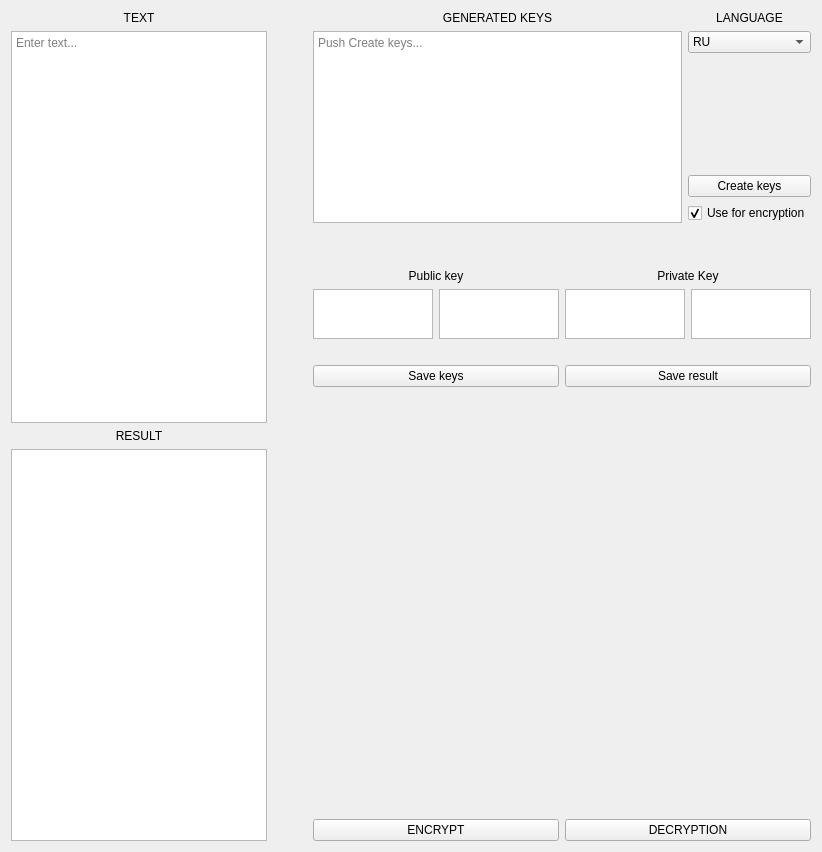
      <widget class="QWidget" name="RSA">
       <property name="focusPolicy">
        <enum>Qt::StrongFocus</enum>
       </property>
       <attribute name="title">
        <string>Страница</string>
       </attribute>
       <layout class="QGridLayout" name="gridLayout_6">
        <item row="0" column="0">
         <layout class="QHBoxLayout" name="horizontalLayout_17">
          <item>
           <layout class="QVBoxLayout" name="verticalLayout_40">
            <item>
             <layout class="QVBoxLayout" name="verticalLayout_15">
              <item>
               <widget class="QLabel" name="la_Rsa_text">
                <property name="text">
                 <string>TEXT</string>
                </property>
                <property name="alignment">
                 <set>Qt::AlignCenter</set>
                </property>
               </widget>
              </item>
              <item>
               <widget class="QTextEdit" name="te_Rsa_in">
                <property name="sizePolicy">
                 <sizepolicy hsizetype="Expanding" vsizetype="Expanding">
                  <horstretch>0</horstretch>
                  <verstretch>0</verstretch>
                 </sizepolicy>
                </property>
                <property name="minimumSize">
                 <size>
                  <width>0</width>
                  <height>0</height>
                 </size>
                </property>
                <property name="maximumSize">
                 <size>
                  <width>16777215</width>
                  <height>16777215</height>
                 </size>
                </property>
                <property name="focusPolicy">
                 <enum>Qt::ClickFocus</enum>
                </property>
                <property name="placeholderText">
                 <string>Enter text...</string>
                </property>
               </widget>
              </item>
             </layout>
            </item>
            <item>
             <layout class="QVBoxLayout" name="verticalLayout_16">
              <item>
               <widget class="QLabel" name="la_Rsa_res">
                <property name="text">
                 <string>RESULT</string>
                </property>
                <property name="alignment">
                 <set>Qt::AlignCenter</set>
                </property>
               </widget>
              </item>
              <item>
               <widget class="QTextEdit" name="te_Rsa_out">
                <property name="sizePolicy">
                 <sizepolicy hsizetype="Expanding" vsizetype="Expanding">
                  <horstretch>0</horstretch>
                  <verstretch>0</verstretch>
                 </sizepolicy>
                </property>
                <property name="minimumSize">
                 <size>
                  <width>0</width>
                  <height>0</height>
                 </size>
                </property>
                <property name="maximumSize">
                 <size>
                  <width>16777215</width>
                  <height>16777215</height>
                 </size>
                </property>
                <property name="focusPolicy">
                 <enum>Qt::ClickFocus</enum>
                </property>
                <property name="textInteractionFlags">
                 <set>Qt::TextSelectableByKeyboard|Qt::TextSelectableByMouse</set>
                </property>
               </widget>
              </item>
             </layout>
            </item>
           </layout>
          </item>
          <item>
           <spacer name="horizontalSpacer">
            <property name="orientation">
             <enum>Qt::Horizontal</enum>
            </property>
            <property name="sizeType">
             <enum>QSizePolicy::Fixed</enum>
            </property>
            <property name="sizeHint" stdset="0">
             <size>
              <width>40</width>
              <height>20</height>
             </size>
            </property>
           </spacer>
          </item>
          <item>
           <layout class="QVBoxLayout" name="verticalLayout_39">
            <item>
             <layout class="QVBoxLayout" name="verticalLayout_24">
              <item>
               <layout class="QHBoxLayout" name="horizontalLayout_16">
                <item>
                 <layout class="QVBoxLayout" name="verticalLayout_17">
                  <item>
                   <widget class="QLabel" name="la_Rsa_genKey">
                    <property name="sizePolicy">
                     <sizepolicy hsizetype="Preferred" vsizetype="Preferred">
                      <horstretch>0</horstretch>
                      <verstretch>0</verstretch>
                     </sizepolicy>
                    </property>
                    <property name="maximumSize">
                     <size>
                      <width>16777215</width>
                      <height>30</height>
                     </size>
                    </property>
                    <property name="text">
                     <string>GENERATED KEYS</string>
                    </property>
                    <property name="alignment">
                     <set>Qt::AlignCenter</set>
                    </property>
                   </widget>
                  </item>
                  <item>
                   <widget class="QTextEdit" name="te_Rsa_genKey">
                    <property name="sizePolicy">
                     <sizepolicy hsizetype="Expanding" vsizetype="Expanding">
                      <horstretch>0</horstretch>
                      <verstretch>0</verstretch>
                     </sizepolicy>
                    </property>
                    <property name="maximumSize">
                     <size>
                      <width>16777215</width>
                      <height>16777215</height>
                     </size>
                    </property>
                    <property name="focusPolicy">
                     <enum>Qt::ClickFocus</enum>
                    </property>
                    <property name="layoutDirection">
                     <enum>Qt::LeftToRight</enum>
                    </property>
                    <property name="textInteractionFlags">
                     <set>Qt::TextSelectableByKeyboard|Qt::TextSelectableByMouse</set>
                    </property>
                    <property name="placeholderText">
                     <string>Push Create keys...</string>
                    </property>
                   </widget>
                  </item>
                 </layout>
                </item>
                <item>
                 <layout class="QVBoxLayout" name="verticalLayout_22">
                  <item>
                   <layout class="QVBoxLayout" name="verticalLayout_21">
                    <item>
                     <widget class="QLabel" name="la_Rsa_lanq">
                      <property name="sizePolicy">
                       <sizepolicy hsizetype="Preferred" vsizetype="Preferred">
                        <horstretch>0</horstretch>
                        <verstretch>0</verstretch>
                       </sizepolicy>
                      </property>
                      <property name="text">
                       <string>LANGUAGE</string>
                      </property>
                      <property name="alignment">
                       <set>Qt::AlignCenter</set>
                      </property>
                     </widget>
                    </item>
                    <item>
                     <widget class="QComboBox" name="cb_Rsa_lanq">
                      <property name="sizePolicy">
                       <sizepolicy hsizetype="Preferred" vsizetype="Fixed">
                        <horstretch>0</horstretch>
                        <verstretch>0</verstretch>
                       </sizepolicy>
                      </property>
                      <property name="styleSheet">
                       <string notr="true"/>
                      </property>
                      <property name="currentIndex">
                       <number>0</number>
                      </property>
                      <property name="sizeAdjustPolicy">
                       <enum>QComboBox::AdjustToContents</enum>
                      </property>
                      <item>
                       <property name="text">
                        <string>RU</string>
                       </property>
                      </item>
                      <item>
                       <property name="text">
                        <string>ENG</string>
                       </property>
                      </item>
                      <item>
                       <property name="text">
                        <string>RU+ENG</string>
                       </property>
                      </item>
                     </widget>
                    </item>
                    <item>
                     <spacer name="verticalSpacer_14">
                      <property name="orientation">
                       <enum>Qt::Vertical</enum>
                      </property>
                      <property name="sizeType">
                       <enum>QSizePolicy::Expanding</enum>
                      </property>
                      <property name="sizeHint" stdset="0">
                       <size>
                        <width>20</width>
                        <height>40</height>
                       </size>
                      </property>
                     </spacer>
                    </item>
                   </layout>
                  </item>
                  <item>
                   <layout class="QVBoxLayout" name="verticalLayout_18">
                    <item>
                     <spacer name="verticalSpacer_13">
                      <property name="orientation">
                       <enum>Qt::Vertical</enum>
                      </property>
                      <property name="sizeType">
                       <enum>QSizePolicy::Fixed</enum>
                      </property>
                      <property name="sizeHint" stdset="0">
                       <size>
                        <width>20</width>
                        <height>20</height>
                       </size>
                      </property>
                     </spacer>
                    </item>
                    <item>
                     <widget class="QPushButton" name="pb_Rsa_genKey">
                      <property name="focusPolicy">
                       <enum>Qt::ClickFocus</enum>
                      </property>
                      <property name="text">
                       <string>Create keys</string>
                      </property>
                     </widget>
                    </item>
                    <item>
                     <widget class="QCheckBox" name="cb_Rsa_KeysAutoFill">
                      <property name="text">
                       <string>Use for encryption</string>
                      </property>
                      <property name="checked">
                       <bool>true</bool>
                      </property>
                     </widget>
                    </item>
                   </layout>
                  </item>
                 </layout>
                </item>
               </layout>
              </item>
              <item>
               <spacer name="verticalSpacer_15">
                <property name="orientation">
                 <enum>Qt::Vertical</enum>
                </property>
                <property name="sizeType">
                 <enum>QSizePolicy::Fixed</enum>
                </property>
                <property name="sizeHint" stdset="0">
                 <size>
                  <width>20</width>
                  <height>40</height>
                 </size>
                </property>
               </spacer>
              </item>
              <item>
               <layout class="QVBoxLayout" name="verticalLayout_23">
                <item>
                 <layout class="QHBoxLayout" name="horizontalLayout_14">
                  <item>
                   <layout class="QVBoxLayout" name="verticalLayout_19">
                    <item>
                     <widget class="QLabel" name="la_Rsa_addOpenKey">
                      <property name="sizePolicy">
                       <sizepolicy hsizetype="Preferred" vsizetype="Preferred">
                        <horstretch>0</horstretch>
                        <verstretch>0</verstretch>
                       </sizepolicy>
                      </property>
                      <property name="maximumSize">
                       <size>
                        <width>600</width>
                        <height>100</height>
                       </size>
                      </property>
                      <property name="text">
                       <string>Public key</string>
                      </property>
                      <property name="alignment">
                       <set>Qt::AlignCenter</set>
                      </property>
                     </widget>
                    </item>
                    <item>
                     <layout class="QHBoxLayout" name="horizontalLayout_12">
                      <item>
                       <widget class="QTextEdit" name="te_Rsa_addOpenKey1">
                        <property name="sizePolicy">
                         <sizepolicy hsizetype="Fixed" vsizetype="Fixed">
                          <horstretch>0</horstretch>
                          <verstretch>0</verstretch>
                         </sizepolicy>
                        </property>
                        <property name="minimumSize">
                         <size>
                          <width>0</width>
                          <height>0</height>
                         </size>
                        </property>
                        <property name="maximumSize">
                         <size>
                          <width>120</width>
                          <height>50</height>
                         </size>
                        </property>
                        <property name="focusPolicy">
                         <enum>Qt::ClickFocus</enum>
                        </property>
                       </widget>
                      </item>
                      <item>
                       <widget class="QTextEdit" name="te_Rsa_addOpenKey2">
                        <property name="sizePolicy">
                         <sizepolicy hsizetype="Fixed" vsizetype="Fixed">
                          <horstretch>0</horstretch>
                          <verstretch>0</verstretch>
                         </sizepolicy>
                        </property>
                        <property name="minimumSize">
                         <size>
                          <width>0</width>
                          <height>0</height>
                         </size>
                        </property>
                        <property name="maximumSize">
                         <size>
                          <width>120</width>
                          <height>50</height>
                         </size>
                        </property>
                        <property name="focusPolicy">
                         <enum>Qt::ClickFocus</enum>
                        </property>
                       </widget>
                      </item>
                     </layout>
                    </item>
                   </layout>
                  </item>
                  <item>
                   <layout class="QVBoxLayout" name="verticalLayout_20">
                    <item>
                     <widget class="QLabel" name="la_Rsa_addCLoseKey">
                      <property name="sizePolicy">
                       <sizepolicy hsizetype="Preferred" vsizetype="Preferred">
                        <horstretch>0</horstretch>
                        <verstretch>0</verstretch>
                       </sizepolicy>
                      </property>
                      <property name="maximumSize">
                       <size>
                        <width>600</width>
                        <height>100</height>
                       </size>
                      </property>
                      <property name="text">
                       <string>Private Key</string>
                      </property>
                      <property name="alignment">
                       <set>Qt::AlignCenter</set>
                      </property>
                     </widget>
                    </item>
                    <item>
                     <layout class="QHBoxLayout" name="horizontalLayout_13">
                      <item>
                       <widget class="QTextEdit" name="te_Rsa_addCLoseKey1">
                        <property name="sizePolicy">
                         <sizepolicy hsizetype="Fixed" vsizetype="Fixed">
                          <horstretch>0</horstretch>
                          <verstretch>0</verstretch>
                         </sizepolicy>
                        </property>
                        <property name="minimumSize">
                         <size>
                          <width>0</width>
                          <height>0</height>
                         </size>
                        </property>
                        <property name="maximumSize">
                         <size>
                          <width>120</width>
                          <height>50</height>
                         </size>
                        </property>
                        <property name="focusPolicy">
                         <enum>Qt::ClickFocus</enum>
                        </property>
                       </widget>
                      </item>
                      <item>
                       <widget class="QTextEdit" name="te_Rsa_addCLoseKey2">
                        <property name="sizePolicy">
                         <sizepolicy hsizetype="Fixed" vsizetype="Fixed">
                          <horstretch>0</horstretch>
                          <verstretch>0</verstretch>
                         </sizepolicy>
                        </property>
                        <property name="minimumSize">
                         <size>
                          <width>0</width>
                          <height>0</height>
                         </size>
                        </property>
                        <property name="maximumSize">
                         <size>
                          <width>120</width>
                          <height>50</height>
                         </size>
                        </property>
                        <property name="focusPolicy">
                         <enum>Qt::ClickFocus</enum>
                        </property>
                       </widget>
                      </item>
                     </layout>
                    </item>
                   </layout>
                  </item>
                 </layout>
                </item>
                <item>
                 <spacer name="verticalSpacer_16">
                  <property name="orientation">
                   <enum>Qt::Vertical</enum>
                  </property>
                  <property name="sizeType">
                   <enum>QSizePolicy::Fixed</enum>
                  </property>
                  <property name="sizeHint" stdset="0">
                   <size>
                    <width>20</width>
                    <height>20</height>
                   </size>
                  </property>
                 </spacer>
                </item>
                <item>
                 <layout class="QHBoxLayout" name="horizontalLayout_11">
                  <item>
                   <widget class="QPushButton" name="pb_Rsa_saveKeys">
                    <property name="text">
                     <string>Save keys</string>
                    </property>
                   </widget>
                  </item>
                  <item>
                   <widget class="QPushButton" name="pb_Rsa_saveResult">
                    <property name="text">
                     <string>Save result</string>
                    </property>
                   </widget>
                  </item>
                 </layout>
                </item>
               </layout>
              </item>
             </layout>
            </item>
            <item>
             <spacer name="verticalSpacer_19">
              <property name="orientation">
               <enum>Qt::Vertical</enum>
              </property>
              <property name="sizeHint" stdset="0">
               <size>
                <width>20</width>
                <height>40</height>
               </size>
              </property>
             </spacer>
            </item>
            <item>
             <spacer name="verticalSpacer_18">
              <property name="orientation">
               <enum>Qt::Vertical</enum>
              </property>
              <property name="sizeHint" stdset="0">
               <size>
                <width>20</width>
                <height>40</height>
               </size>
              </property>
             </spacer>
            </item>
            <item>
             <layout class="QVBoxLayout" name="verticalLayout_25">
              <item>
               <widget class="QLabel" name="la_Rsa_img">
                <property name="sizePolicy">
                 <sizepolicy hsizetype="Fixed" vsizetype="Fixed">
                  <horstretch>0</horstretch>
                  <verstretch>0</verstretch>
                 </sizepolicy>
                </property>
                <property name="minimumSize">
                 <size>
                  <width>400</width>
                  <height>300</height>
                 </size>
                </property>
                <property name="maximumSize">
                 <size>
                  <width>300</width>
                  <height>400</height>
                 </size>
                </property>
                <property name="text">
                 <string/>
                </property>
               </widget>
              </item>
              <item>
               <spacer name="verticalSpacer_17">
                <property name="orientation">
                 <enum>Qt::Vertical</enum>
                </property>
                <property name="sizeHint" stdset="0">
                 <size>
                  <width>20</width>
                  <height>40</height>
                 </size>
                </property>
               </spacer>
              </item>
              <item>
               <layout class="QHBoxLayout" name="horizontalLayout_15">
                <item>
                 <widget class="QPushButton" name="pb_Rsa_shifr">
                  <property name="text">
                   <string>ENCRYPT</string>
                  </property>
                 </widget>
                </item>
                <item>
                 <widget class="QPushButton" name="pb_Rsa_RasShifr">
                  <property name="text">
                   <string>DECRYPTION</string>
                  </property>
                 </widget>
                </item>
               </layout>
              </item>
             </layout>
            </item>
           </layout>
          </item>
         </layout>
        </item>
       </layout>
      </widget>
